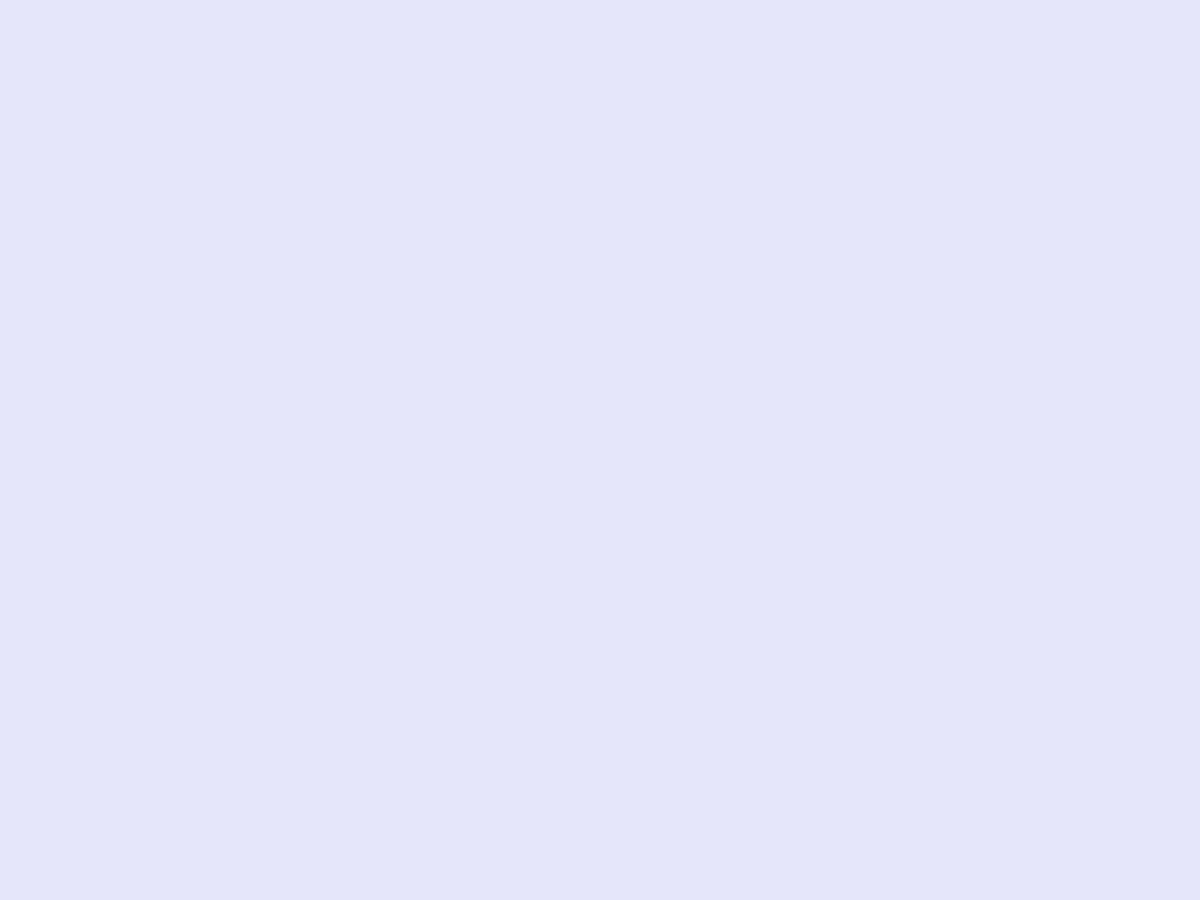
Frame 1 (no input)
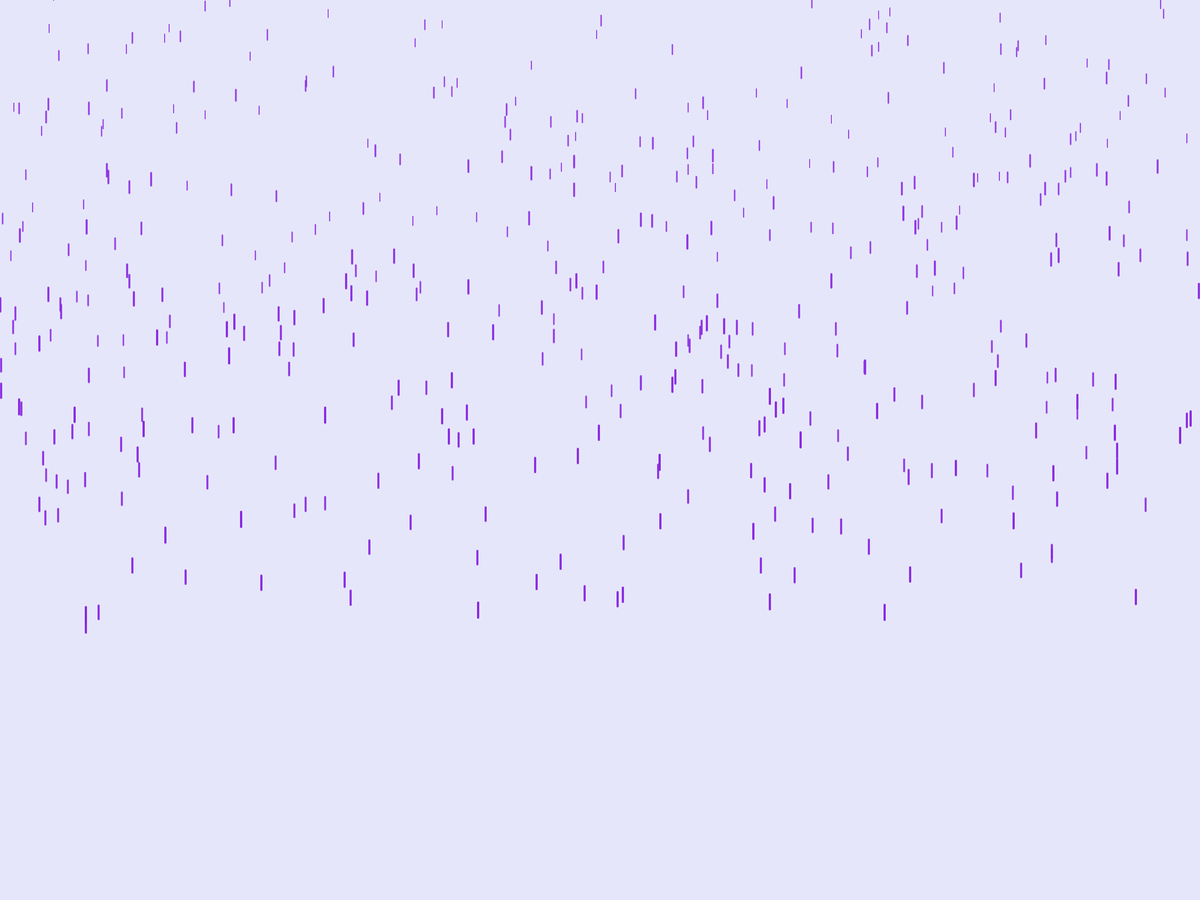
Frame 60 (the mouse pressed at the canvas centre just before this capture)
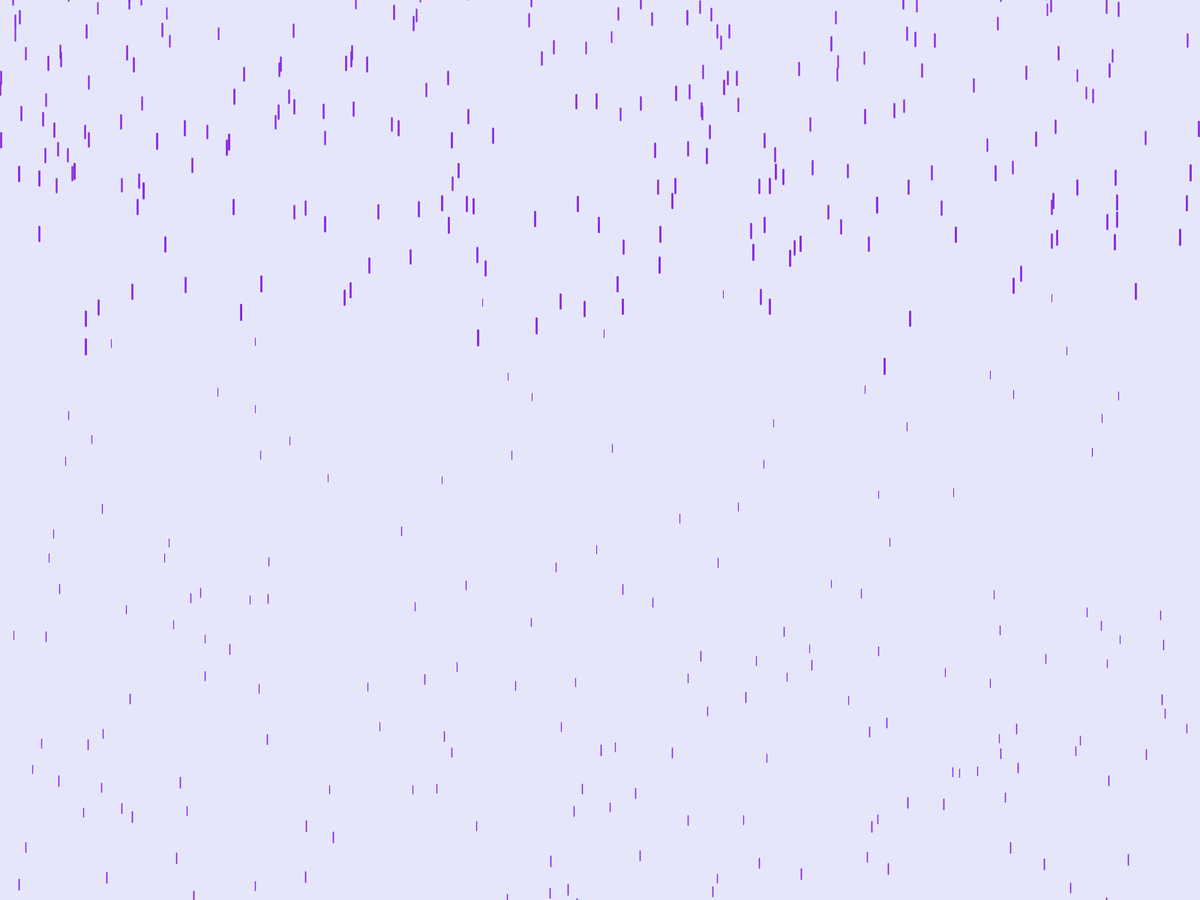
Frame 120 (the mouse held since frame 60 and released just before this capture)

The Processing sketch that drew these frames (run headless with seeded random() and noise(); from frame 60 on, the mouse is pressed at the canvas centre):

// Processing sketch: Coding_Challenge_4_PurpleRain
// ── Coding_Challenge_4_PurpleRain.pde
//Purple Rain
//(138,43,226)
//(230,230,250) // Background

Drop[] drops = new Drop[500];

void setup(){
  fullScreen();
  //size(640, 360);
  for (int i = 0; i < drops.length; i++){
    drops[i] = new Drop();
  }
  
}

void draw(){
  background(230,230,250);
  for (int i = 0; i < drops.length; i++){
    drops[i].fall();
    drops[i].show();
    
  }
}

// ── Drop.pde
class Drop {
  float x = random(0,width);
  float y = random(-500,-50);
  
  float z = random(0,20);
  float len = map(z, 0 ,20,10,20);
  float yspeed = map(z,0,20,1, 10); 
  

  
  void fall(){
    y = y + yspeed;
    float grav = map(z, 0,20, 0.1, 0.2);
    yspeed = yspeed + grav;
    
    if (y > height){
      y = random(-200,-100); 
      yspeed = map(z,0,20,4, 10);
    }
  }
  
  void show(){
   float thick = map(z, 0, 20 , 1, 3);
   strokeWeight(thick);
   stroke(138,43,226);
   line(x,y, x, y+len); 
  }
  
  
  
  
  
}
